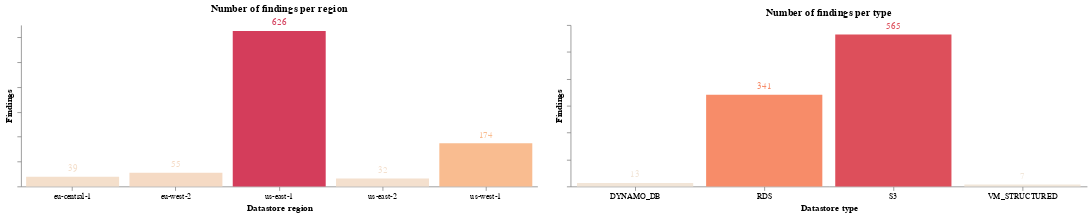

Here is the notebook cell this chart was saved with:
### Code cell
((c1.mark_bar() + c1.mark_text(align='center', dy=-10)) | (c2.mark_bar() + c2.mark_text(align='center', dy=-10))).configure_axis(grid=False).configure_view(strokeWidth=0)

### Figure 1 — Vega-Lite specification as saved in the notebook (floating-point values rounded to 4 significant figures)
{"config": {"view": {"continuousWidth": 300, "continuousHeight": 300, "strokeWidth": 0}, "axis": {"grid": false}}, "hconcat": [{"layer": [{"mark": {"type": "bar"}, "encoding": {"color": {"field": "count", "legend": null, "scale": {"scheme": "lightorange", "reverse": false}, "type": "quantitative"}, "text": {"field": "count", "type": "quantitative"}, "tooltip": [{"field": "regions", "type": "nominal"}, {"field": "count", "type": "quantitative"}], "x": {"axis": {"labelAngle": 0, "labels": true}, "field": "regions", "title": "Datastore region", "type": "nominal"}, "y": {"axis": {"labels": false}, "field": "count", "title": "Findings", "type": "quantitative"}}, "title": "Number of findings per region"}, {"mark": {"type": "text", "align": "center", "dy": -10}, "encoding": {"color": {"field": "count", "legend": null, "scale": {"scheme": "lightorange", "reverse": false}, "type": "quantitative"}, "text": {"field": "count", "type": "quantitative"}, "tooltip": [{"field": "regions", "type": "nominal"}, {"field": "count", "type": "quantitative"}], "x": {"axis": {"labelAngle": 0, "labels": true}, "field": "regions", "title": "Datastore region", "type": "nominal"}, "y": {"axis": {"labels": false}, "field": "count", "title": "Findings", "type": "quantitative"}}, "title": "Number of findings per region"}], "data": {"name": "data-fff92f2f16266e59f3701494a4c6dc93"}, "height": 200, "width": 640}, {"layer": [{"mark": {"type": "bar"}, "encoding": {"color": {"field": "count", "legend": null, "scale": {"scheme": "lightorange", "reverse": false}, "type": "quantitative"}, "text": {"field": "count", "type": "quantitative"}, "tooltip": [{"field": "type", "type": "nominal"}, {"field": "count", "type": "quantitative"}], "x": {"axis": {"labelAngle": 0, "labels": true}, "field": "type", "title": "Datastore type", "type": "nominal"}, "y": {"axis": {"labels": false}, "field": "count", "title": "Findings", "type": "quantitative"}}, "title": "Number of findings per type"}, {"mark": {"type": "text", "align": "center", "dy": -10}, "encoding": {"color": {"field": "count", "legend": null, "scale": {"scheme": "lightorange", "reverse": false}, "type": "quantitative"}, "text": {"field": "count", "type": "quantitative"}, "tooltip": [{"field": "type", "type": "nominal"}, {"field": "count", "type": "quantitative"}], "x": {"axis": {"labelAngle": 0, "labels": true}, "field": "type", "title": "Datastore type", "type": "nominal"}, "y": {"axis": {"labels": false}, "field": "count", "title": "Findings", "type": "quantitative"}}, "title": "Number of findings per type"}], "data": {"name": "data-086e40a2c8df051bcb495ff862c12b9e"}, "height": 200, "width": 640}], "$schema": "https://vega.github.io/schema/vega-lite/v5.20.1.json", "datasets": {"data-fff92f2f16266e59f3701494a4c6dc93": [{"regions": "eu-central-1", "count": 39}, {"regions": "eu-west-2", "count": 55}, {"regions": "us-east-1", "count": 626}, {"regions": "us-east-2", "count": 32}, {"regions": "us-west-1", "count": 174}], "data-086e40a2c8df051bcb495ff862c12b9e": [{"type": "DYNAMO_DB", "count": 13}, {"type": "RDS", "count": 341}, {"type": "S3", "count": 565}, {"type": "VM_STRUCTURED", "count": 7}]}}
